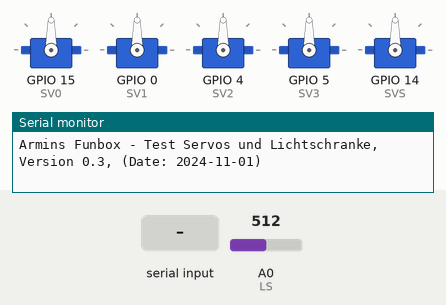
Recording of a sketch running on a simulated ESP8266 (NodeMCU). On the bench: 5 × servo, the last lines printed to the serial monitor. Inputs (shaded band) come from the test bench; at power-on: A0 (LS) = 512.

Above: at 1.2 s.
1.3 s: "o,45\n" received over Serial
At 1.5 s:
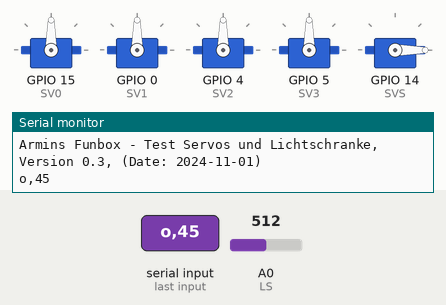
3.2 s: "c,45\n" received over Serial
At 3.6 s:
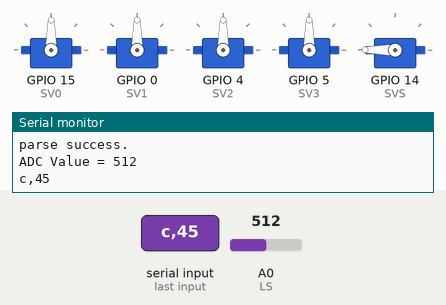
Timing chart, 0 to 6.2 s (numbered marks = the images above; inputs shaded):
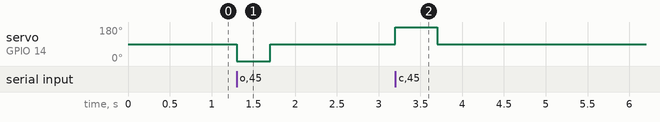

Measured:
- after the input at 1.3 s, servo on GPIO 14 (SVS): 90° → 0° at once, → 90° 0.40 s later
- after the input at 3.2 s, servo on GPIO 14 (SVS): 90° → 180° at once, → 90° 0.50 s later

The sketch:

Test_Servos.ino
```cpp
/***************
 * Fun Box für Armins Geburtstag
 * Hardware: NodeMCU ESP8266, 5 Servos, 4 Kippschalter 3 Positionen
 * Die Servos rotieren 360 Grad und reagieren auf speed nicht auf Position
 * Vorversuch zur Ansteuerung  der Servos
 * Lichtschranke einbeziehen
 * Zum Programmieren müssen alle Schalter in der mittleren Position sein!
 * Zum Programmieren die Servos besser abstecken
 *
 * Drehrichtung mit Blick von hinten auf das Gehäuse
 * TODO: A Lot
***************************/

const char *whoami = "Armins Funbox - Test Servos und Lichtschranke";
const char *version = "0.3";
const char *date = "2024-11-01";


#include <string.h>
#include <stdlib.h>
#include <Servo.h>
#include <Esp.h>

#define COMMAND_BUFFER_LENGTH        25                        //length of serial buffer for incoming commands
char   CommandLine[COMMAND_BUFFER_LENGTH + 1];                 //Read commands into this buffer from Serial.  +1 in length for a termination char

#define CR '\r'
#define LF '\n'
#define BS '\b'
#define NULLCHAR '\0'
#define SPACE ' '
#define SV0 15  // 1. Servo von rechts (D8)
#define SV1 0  // 2. Servo von rechts
#define SV2 4  // 3. Servo von rechts
#define SV3 5  // 4. Servo von rechts         Anschluss Test erfolgreich aber Servo defekt
#define SVS 14 // Sesam öffne dich! (Verriegelung des Schubkastens)
#define LS A0   // now via analog Input

const char *delimiters            = ", \n";

// adjust time for backtrack
const int backtrack[] = {350, 350, 350, 350, 570};
int adcValue = 0;  /* Variable to store Output of ADC */

bool isSesamOpen = false;

Servo servo0;   //1. Position von rechts
Servo servo1;   //2. Position von rechts
Servo servo2;   //3. Position von rechts
Servo servo3;   //4. Position von rechts
Servo sesam;    //Riegel für den Schubkasten

void setup() {

  Serial.begin(115200);
  //Serial.swap();
  Serial.printf("\n\n%s, Version %s, (Date: %s)\n", whoami, version, date);
  servo0.attach(SV0);
  servo1.attach(SV1);
  servo2.attach(SV2);
  servo3.attach(SV3);
  sesam.attach(SVS);
//  pinMode(LS, INPUT);   // Photo sensor high active, doesn't work because of WDT reset
}

void loop() {

  bool received = getCommandLineFromSerialPort(CommandLine);      //global CommandLine is defined in CommandLine.h
  if (received) {
    if (parseCommandLine(CommandLine)){
      Serial.println("parse success.");
      adcValue = analogRead(LS);
      Serial.printf("ADC Value = %d\n", adcValue);
    } else {
      Serial.println("parse error.");
      help();
    }
  }


}

bool getCommandLineFromSerialPort(char * commandLine) {
  static uint8_t charsRead = 0;                      //note: COMAND_BUFFER_LENGTH must be less than 255 chars long
  //read asynchronously until full command input
  while (Serial.available()) {
    char c = Serial.read();
    switch (c) {
      case CR:      //likely have full command in buffer now, commands are terminated by CR and/or LS
      case LF:
        commandLine[charsRead] = NULLCHAR;       //null terminate our command char array
        if (charsRead > 0)  {
          charsRead = 0;                           //charsRead is static, so have to reset
          return true;
        }
        break;
      case BS:                                    // handle backspace in input: put a space in last char
        if (charsRead > 0) {                        //and adjust commandLine and charsRead
          commandLine[--charsRead] = NULLCHAR;
          Serial << byte(BS) << byte(SPACE) << byte(BS);  //no idea how this works, found it on the Internet
        }
        break;
      default:
        // c = tolower(c);
        if (charsRead < COMMAND_BUFFER_LENGTH) {
          commandLine[charsRead++] = c;
        }
        commandLine[charsRead] = NULLCHAR;     //just in case
        break;
    }
  }
  return false;
}

/*
 * expected: s <servo> <speed> <milliseconds>
 */

bool parseCommandLine(char * commandLine) {
  Serial.println(commandLine );
  char *ptrToCommandName = strtok(commandLine, delimiters)    ;
  if (strlen(ptrToCommandName) > 1){
    Serial.println("Syntax Error: One letter Command only!");
    return false;
  } else {
    switch(ptrToCommandName[0]) {
      case 's':
        {
          char *argument = strtok(NULL, delimiters); // get servo number
          int srvo;
          int s_speed;
          int s_time;
          Serial.printf("\n1. argument: %s\n",argument);
          if ((srvo = atoi (argument)) > 0 && srvo <= 5) {

            char* argument2 = strtok(NULL, delimiters); // get speed
            Serial.printf("\n2. argument: %s\n",argument2);
            if ((s_speed = atoi (argument2)) >= 0 && s_speed <= 180) {

              char* argument3 = strtok(NULL, delimiters); // get turning time
              Serial.printf("\n3. argument: %s\n",argument3);
              if ((s_time = atoi (argument3)) > 0 && s_time < 1000) {
                // now we should have all valid parameters
                Serial.printf("\nAttempt to turn Servo %i with speed %i for %i ms.", srvo, s_speed, s_time);
                turnServo(srvo, s_speed, s_time);
                return true;
              } else {
                Serial.println("invalid running time.");
                help();
                return false;
              }


            } else {
              Serial.println("invalid servo speed.");
              help();
              return false;
            }
            break;
          } else {
            Serial.println("invalid servo number.");
            help();
            return false;
          }
        }
      case 'o':     // Sesam: open!
        openSesam();
        break;
      case 'c':
        closeSesam();
        break;
      default:
        Serial.println("Unknown command");
        return false;
    }
  }
  return true;

}
void openSesam() {
  turnServo(5, 0, 400);     // get close
  unsigned long watch = millis();
  sesam.write(80);    //slowly to spare current

  while ((adcValue = analogRead(LS)) < 35) {
    Serial.printf("ADC Value = %d\n", adcValue);
    if((millis() - watch) > 300) break;
  }

  sesam.write(90);
  isSesamOpen = true;
}

void closeSesam() {
  turnServo(5, 180, 500);   // ca. 180 deg ccw time controlled
  isSesamOpen = false;
}

void turnServo(int srvo, int s_speed, unsigned long s_time) {
  switch(srvo) {
    case 1:
      //pinMode(SV0, OUTPUT);   // activate OUTPUT only when necessary
      //servo0.attach(SV0);
      servo0.write(s_speed);
      delay(s_time);            // very crude, timer should be used
      servo0.write(90);
      //pinMode(SV0, INPUT);    // deaktivate the pin to avoid interference next time programming
      break;
    case 2:
      //pinMode(SV1, OUTPUT);   // activate OUTPUT only when necessary
      //servo0.attach(SV1);
      servo1.write(s_speed);
      delay(s_time);            // very crude, timer should be used
      servo1.write(90);
      //pinMode(SV1, INPUT);    // deaktivate the pin to avoid interference next time programming

      break;
    case 3:
      //pinMode(SV2, OUTPUT);   // activate OUTPUT only when necessary
      //servo0.attach(SV2);
      servo2.write(s_speed);
      delay(s_time);            // very crude, timer should be used
      servo2.write(90);
      //pinMode(SV2, INPUT);    // deaktivate the pin to avoid interference next time programming

      break;
    case 4:
      //pinMode(SV3, OUTPUT);   // activate OUTPUT only when necessary
      //servo0.attach(SV3);
      servo3.write(s_speed);
      delay(s_time);            // very crude, timer should be used
      servo3.write(90);
      //pinMode(SV3, INPUT);    // deaktivate the pin to avoid interference next time programming
      break;
    case 5:
      //pinMode(SVS, OUTPUT);   // activate OUTPUT only when necessary
      //servo0.attach(SVS);
      sesam.write(s_speed);
      delay(s_time);            // very crude, timer should be used
      sesam.write(90);
      //pinMode(SVS, INPUT);    // deaktivate the pin to avoid interference next time programming
      break;
    default:
      Serial.println("I did not understand");
  }
}

void help() {
  Serial.println("usage:");
  Serial.println("[so] <servo> <speed> <milliseconds>");
  Serial.println("s means turn servo");
  Serial.println("o means open the drawer latch");
  Serial.println("<servo> number of servo, valid 1 .. 5");
  Serial.println("<speed> servo speed, 0 .. 89 - turning left, 91 .. 180 - turning right, 90 - stop");
  Serial.println("<milliseconds> turning time in ms, valid 10 .. 1000");
}
```
